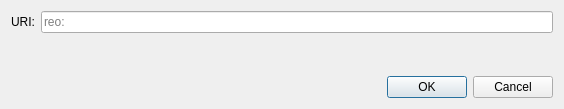
<?xml version="1.0" encoding="UTF-8"?>
<ui version="4.0">
 <class>OpenURIDialog</class>
 <widget class="QDialog" name="OpenURIDialog">
  <property name="geometry">
   <rect>
    <x>0</x>
    <y>0</y>
    <width>564</width>
    <height>109</height>
   </rect>
  </property>
  <property name="windowTitle">
   <string>Open Reo URI</string>
  </property>
  <layout class="QVBoxLayout" name="verticalLayout">
   <item>
    <layout class="QHBoxLayout" name="horizontalLayout">
     <item>
      <widget class="QLabel" name="label">
       <property name="text">
        <string>URI:</string>
       </property>
      </widget>
     </item>
     <item>
      <widget class="QValidatedLineEdit" name="uriEdit">
       <property name="placeholderText">
        <string notr="true">reo:</string>
       </property>
      </widget>
     </item>
    </layout>
   </item>
   <item>
    <spacer name="verticalSpacer">
     <property name="orientation">
      <enum>Qt::Vertical</enum>
     </property>
     <property name="sizeHint" stdset="0">
      <size>
       <width>20</width>
       <height>40</height>
      </size>
     </property>
    </spacer>
   </item>
   <item>
    <widget class="QDialogButtonBox" name="buttonBox">
     <property name="orientation">
      <enum>Qt::Horizontal</enum>
     </property>
     <property name="standardButtons">
      <set>QDialogButtonBox::Cancel|QDialogButtonBox::Ok</set>
     </property>
    </widget>
   </item>
  </layout>
 </widget>
 <customwidgets>
  <customwidget>
   <class>QValidatedLineEdit</class>
   <extends>QLineEdit</extends>
   <header>qt/qvalidatedlineedit.h</header>
  </customwidget>
 </customwidgets>
 <resources/>
 <connections>
  <connection>
   <sender>buttonBox</sender>
   <signal>accepted()</signal>
   <receiver>OpenURIDialog</receiver>
   <slot>accept()</slot>
   <hints>
    <hint type="sourcelabel">
     <x>248</x>
     <y>254</y>
    </hint>
    <hint type="destinationlabel">
     <x>157</x>
     <y>274</y>
    </hint>
   </hints>
  </connection>
  <connection>
   <sender>buttonBox</sender>
   <signal>rejected()</signal>
   <receiver>OpenURIDialog</receiver>
   <slot>reject()</slot>
   <hints>
    <hint type="sourcelabel">
     <x>316</x>
     <y>260</y>
    </hint>
    <hint type="destinationlabel">
     <x>286</x>
     <y>274</y>
    </hint>
   </hints>
  </connection>
 </connections>
</ui>
